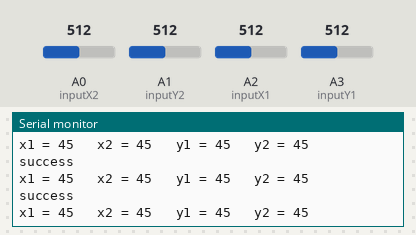
Recording of a sketch running on a simulated Arduino Uno, built with avr-gcc and run on an emulated ATmega328P. Shown: the last lines printed to the serial monitor. The inputs (shaded band) are chosen by the test bench; at power-on: A0 (inputX2) = 512, A2 (inputX1) = 512, A1 (inputY2) = 512, A3 (inputY1) = 512. No radio packets arrive unless stated.

Above: at 3.2 s.
3.3 s: A0 (inputX2) set to 122
At 4.4 s:
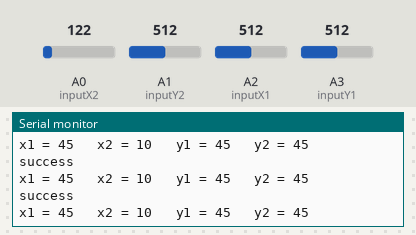
4.8 s: A0 (inputX2) set to 102
At 5.6 s:
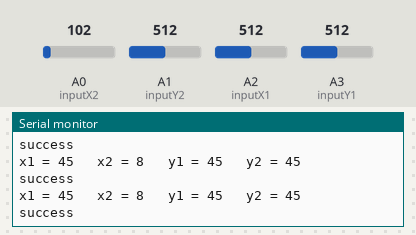
7.8 s: A2 (inputX1) set to 126
At 8.8 s:
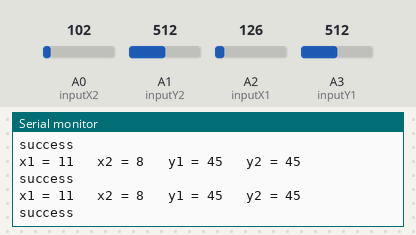
10.8 s: A2 (inputX1) set to 109
At 11.9 s:
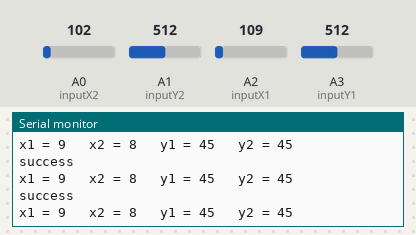
Timing chart, 0 to 13.8 s (numbered marks = the images above; inputs shaded):
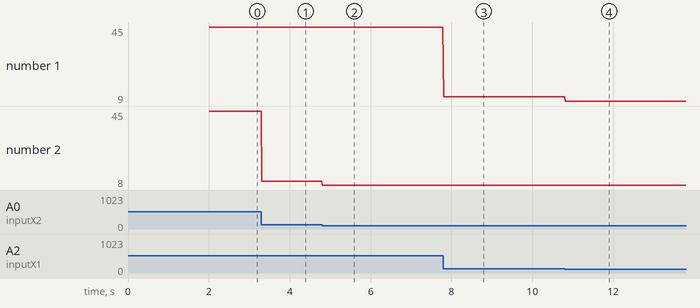

The sketch:

sender.ino
```cpp
#include <SPI.h>
#include <RF24.h>
#include <nRF24L01.h>
#include <RF24_config.h>


RF24 radio(9,10);

int inputX1 = A2;
int inputX2 = A0;
int inputY1 = A3;
int inputY2 = A1;


void setup(){
  Serial.begin(57600);

  pinMode(7, INPUT);
  digitalWrite(7,HIGH);

  delay(2000);
  Serial.println("hi there!");

  radio.begin();
  radio.openWritingPipe(0xF0F0F0F0D2LL);

  radio.printDetails();
}


void loop(){
 byte data[4];

 int x1 = analogRead(inputX1);
 byte out_x1 = map(x1, 0, 1023, 0, 90);

 int x2 = analogRead(inputX2);
 byte out_x2 = map(x2, 0, 1023, 0, 90);

 int y1 = analogRead(inputY1);
 byte out_y1 = map(y1, 0, 1023, 0, 90);

 int y2 = analogRead(inputY2);
 byte out_y2 = map(y2, 0, 1023, 0, 90);

 data[0] = out_x1;
 data[1] = out_x2;
 data[2] = out_y1;
 data[3] = out_y2;

 bool ok = radio.write(&data,4);

 Serial.print("x1 = ");
 Serial.print(out_x1);
 Serial.print("\t x2 = ");
 Serial.print(out_x2);
 Serial.print("\t y1 = ");
 Serial.print(out_y1);
 Serial.print("\t y2 = ");
 Serial.println(out_y2);

 if (ok) {
   Serial.println("success");
 } else {
   Serial.println("failed");
 }
 delay(10);
}
```

Measured:
- the behaviour switches between 114 and 113 on A0 (inputX2) (found by bisection; images 1 and 2)
- the behaviour switches between 114 and 113 on A2 (inputX1) (found by bisection; images 3 and 4)
- after the input at 3.3 s, the serial monitor: prints a new line at once (image 1)
- after the input at 4.8 s, the serial monitor: prints a new line at once (image 2)
- after the input at 7.8 s, the serial monitor: prints a new line at once (image 3)
- after the input at 10.8 s, the serial monitor: prints a new line at once (image 4)
- plotted number 1: 45 → 11 after the input at 7.8 s, 11 → 9 after the input at 10.8 s
- plotted number 2: 45 → 10 after the input at 3.3 s, 10 → 8 after the input at 4.8 s
